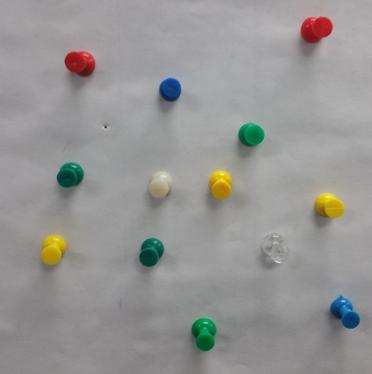
%> input picture Resources/ColorSeg_Lecture/Code/TestImgResized.jpg, 372 x 374 px
$ octave part1.m   (GNU Octave 9; MATLAB toolbox functions it lacks are replaced by stand-ins)
%> lines starting %> are read from the running program, lines starting %| are printed output that depends on the picture; in (x1, y1, x2, y2) boxes, pixels count from 0 and x2, y2 are one past the last pixel; in counts of white or black regions, pixels touching at a corner belong together; the program's own positions count from 1
%% Pin Detection Experiment
%  Author: Chahat Deep Singh

clear
clc
close all
%% 1.2.1: Denoise Images

% Reading the image:
I = imread('TestImgResized.jpg');
%> I is the input picture: size 374x372x3 uint8; mean R, G, B 150.4, 149.8, 148.3
% subplot(3,3,1), imshow(I);
% title('Input Image');

% Converting RGB to Gray:
gr = rgb2gray(I);
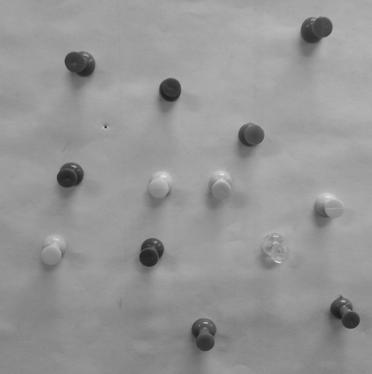
%> gr: size 374x372 uint8; min 25, max 227, mean 149.8
% figure, imshow(gr);
% title('Grayscale');

% Median Filter:
m = medfilt2(gr);
% figure, imshow(m);
% title('Median Filter');

%% Gaussian Filter:

% Read an Image and converting it to Grayscale:
% Ctrl+D
Im2 = imadjust(rgb2gray(I));
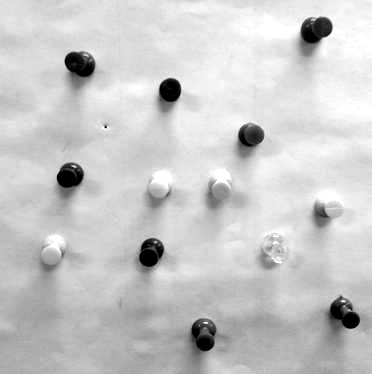
%> Im2: size 374x372 uint8; min 0, max 255, mean 201.5
I = double(Im2);
%> I: size 374x372 double

% Defining Sigma:
s = .5;

% Defining Window size
wz = 2;
[x,y] = meshgrid(-wz:wz,-wz:wz);

%% You can replace Line 39-56 with a simple Gaussian Filter:
% Gaussian function:
X = size(x,1)-1;
Y = size(y,1)-1;
exponential_component = -(x.^2+y.^2)/(2*s*s);
g_kernel= exp(exponential_component)/(2*pi*s*s);

g_image = zeros(size(I));

% Padding the vector with 255 (in order to get white boundries):
zI = padarray(I,[wz wz],255);
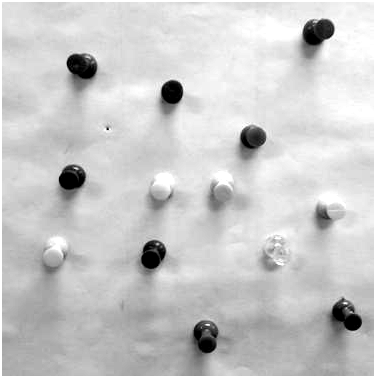
%> zI: size 378x376 double; min 0, max 255, mean 202.6

% Convolving the image with the gaussian kernel:
for i = 1:size(I,1)-X
    for j =1:size(I,2)-Y
        temp = I(i:i+X,j:j+Y).*g_kernel;
        g_image(i,j)=sum(temp(:));
    end
end
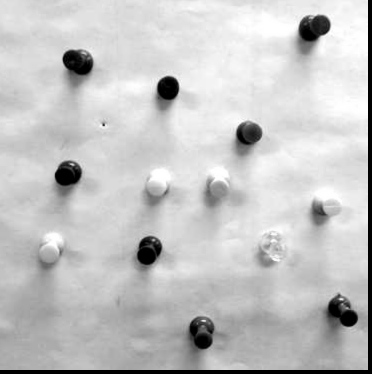
%> g_image: size 374x372 double; min 0, max 262.4, mean 202.8; drawn with min black and max white

%Image after Gaussian blur
g_image = uint8(g_image);
%> g_image: size 374x372 uint8
figure,imshow(g_image);
title('Gaussian Filtered Image');

%% 1.2.2: Find Total number of Colored Objects:

BW = im2bw(g_image,graythresh(g_image));
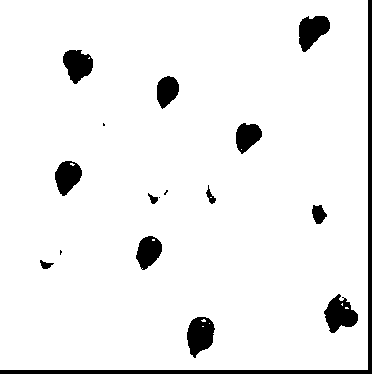
%> BW: size 374x372 logical; 93.7% white; 17 black regions (4 under 20 px), largest, box (x1, y1, x2, y2) and area: (0, 0, 372, 374) 2968, (187, 317, 215, 358) 799, (324, 294, 358, 333) 793

% Seperating Red Green Blue Channels:
I = imread('TestImgResized.jpg');
%> (the run ends here)
